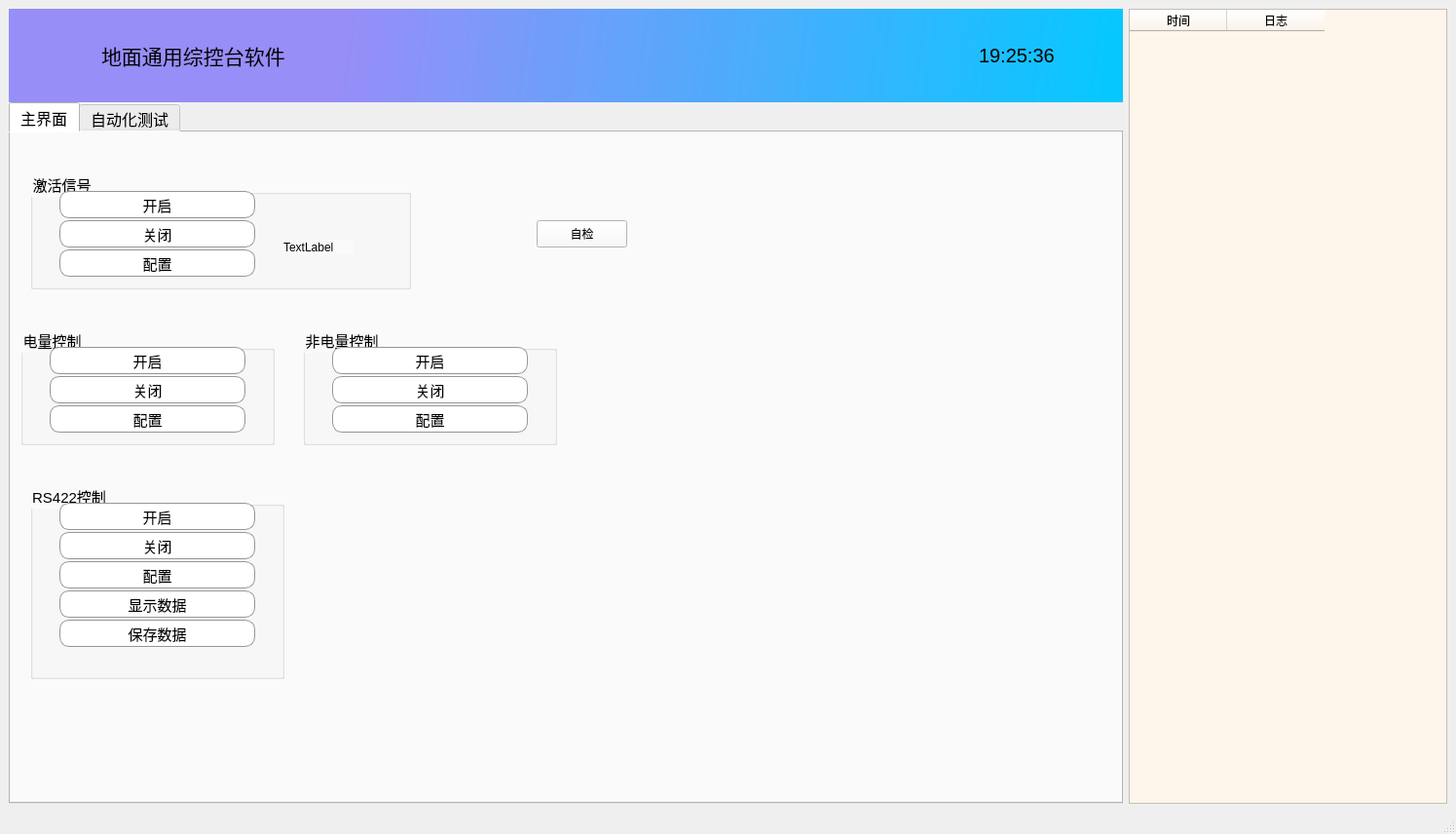
<?xml version="1.0" encoding="UTF-8"?>
<ui version="4.0">
 <class>CgeneralControlSoftwareClass</class>
 <widget class="QMainWindow" name="CgeneralControlSoftwareClass">
  <property name="geometry">
   <rect>
    <x>0</x>
    <y>0</y>
    <width>1495</width>
    <height>856</height>
   </rect>
  </property>
  <property name="windowTitle">
   <string>地面通用综控台软件</string>
  </property>
  <property name="windowIcon">
   <iconset>
    <normaloff>img/logo.png</normaloff>img/logo.png</iconset>
  </property>
  <widget class="QWidget" name="centralwidget">
   <layout class="QHBoxLayout" name="horizontalLayout_22" stretch="7,2">
    <item>
     <layout class="QVBoxLayout" name="verticalLayout_27" stretch="2,15">
      <property name="spacing">
       <number>0</number>
      </property>
      <item>
       <widget class="QWidget" name="widget" native="true">
        <property name="styleSheet">
         <string notr="true">#widget{
    background-color: qlineargradient(spread:pad, x1:0, y1:0, x2:1, y2:0, stop:0 rgba(83, 125, 179, 255), stop:1 rgba(255, 255, 255, 255));
	background-color: qlineargradient(spread:reflect, x1:0, y1:0, x2:1, y2:0.011, stop:0.305085 rgba(151, 142, 248, 255), stop:1 rgba(0, 199, 255, 250));}</string>
        </property>
        <layout class="QHBoxLayout" name="horizontalLayout_2" stretch="1,5,0,1">
         <item>
          <widget class="QWidget" name="widget_2" native="true">
           <property name="minimumSize">
            <size>
             <width>80</width>
             <height>60</height>
            </size>
           </property>
           <property name="maximumSize">
            <size>
             <width>80</width>
             <height>60</height>
            </size>
           </property>
           <property name="styleSheet">
            <string notr="true">border-image: url(:/新前缀/img/logo.png);</string>
           </property>
          </widget>
         </item>
         <item>
          <widget class="QLabel" name="label">
           <property name="font">
            <font>
             <family>新宋体</family>
             <pointsize>16</pointsize>
            </font>
           </property>
           <property name="styleSheet">
            <string notr="true"/>
           </property>
           <property name="text">
            <string>地面通用综控台软件</string>
           </property>
          </widget>
         </item>
         <item>
          <spacer name="horizontalSpacer">
           <property name="orientation">
            <enum>Qt::Horizontal</enum>
           </property>
           <property name="sizeHint" stdset="0">
            <size>
             <width>198</width>
             <height>28</height>
            </size>
           </property>
          </spacer>
         </item>
         <item>
          <layout class="QHBoxLayout" name="horizontalLayout">
           <item>
            <widget class="QLabel" name="label_2">
             <property name="font">
              <font>
               <pointsize>15</pointsize>
              </font>
             </property>
             <property name="text">
              <string>19:25:36</string>
             </property>
            </widget>
           </item>
          </layout>
         </item>
        </layout>
       </widget>
      </item>
      <item>
       <layout class="QHBoxLayout" name="horizontalLayout_23" stretch="0">
        <item>
         <widget class="QTabWidget" name="tabWidget">
          <property name="font">
           <font>
            <pointsize>12</pointsize>
           </font>
          </property>
          <property name="styleSheet">
           <string notr="true">
background-color: rgb(250, 250, 250);
</string>
          </property>
          <property name="currentIndex">
           <number>0</number>
          </property>
          <widget class="QWidget" name="tabMainWindow">
           <attribute name="title">
            <string>主界面</string>
           </attribute>
           <widget class="QGroupBox" name="groupBox">
            <property name="geometry">
             <rect>
              <x>300</x>
              <y>200</y>
              <width>261</width>
              <height>121</height>
             </rect>
            </property>
            <property name="font">
             <font>
              <pointsize>11</pointsize>
             </font>
            </property>
            <property name="styleSheet">
             <string notr="true">QPushButton{
	background-color: rgb(255, 255, 255);
	border-radius: 10px;
	
	border: 1px solid rgb(150,150,150);
	
}

QPushButton:hover {
	background-color: rgb(200, 200, 200);
}

 QPushButton:pressed
{
	background-color: rgb(255, 255, 255);
}</string>
            </property>
            <property name="title">
             <string>非电量控制</string>
            </property>
            <widget class="QPushButton" name="BtnNoElecCtlCfg">
             <property name="geometry">
              <rect>
               <x>30</x>
               <y>80</y>
               <width>201</width>
               <height>28</height>
              </rect>
             </property>
             <property name="font">
              <font>
               <pointsize>11</pointsize>
              </font>
             </property>
             <property name="text">
              <string>配置</string>
             </property>
            </widget>
            <widget class="QPushButton" name="BtnNoElecCtlOpen">
             <property name="geometry">
              <rect>
               <x>30</x>
               <y>20</y>
               <width>201</width>
               <height>28</height>
              </rect>
             </property>
             <property name="font">
              <font>
               <pointsize>11</pointsize>
              </font>
             </property>
             <property name="text">
              <string>开启</string>
             </property>
            </widget>
            <widget class="QPushButton" name="BtnNoElecCtlClose">
             <property name="geometry">
              <rect>
               <x>30</x>
               <y>50</y>
               <width>201</width>
               <height>28</height>
              </rect>
             </property>
             <property name="font">
              <font>
               <pointsize>11</pointsize>
              </font>
             </property>
             <property name="text">
              <string>关闭</string>
             </property>
            </widget>
           </widget>
           <widget class="QGroupBox" name="groupBox_2">
            <property name="geometry">
             <rect>
              <x>10</x>
              <y>200</y>
              <width>261</width>
              <height>121</height>
             </rect>
            </property>
            <property name="font">
             <font>
              <pointsize>11</pointsize>
             </font>
            </property>
            <property name="styleSheet">
             <string notr="true">QPushButton{
	background-color: rgb(255, 255, 255);
	border-radius: 10px;
	
	border: 1px solid rgb(150,150,150);
	
}

QPushButton:hover {
	background-color: rgb(200, 200, 200);
}

 QPushButton:pressed
{
	background-color: rgb(255, 255, 255);
}</string>
            </property>
            <property name="title">
             <string>电量控制</string>
            </property>
            <widget class="QPushButton" name="BtnElecCtlCfg">
             <property name="geometry">
              <rect>
               <x>30</x>
               <y>80</y>
               <width>201</width>
               <height>28</height>
              </rect>
             </property>
             <property name="font">
              <font>
               <pointsize>11</pointsize>
              </font>
             </property>
             <property name="text">
              <string>配置</string>
             </property>
            </widget>
            <widget class="QPushButton" name="BtnElecCtlOpen">
             <property name="geometry">
              <rect>
               <x>30</x>
               <y>20</y>
               <width>201</width>
               <height>28</height>
              </rect>
             </property>
             <property name="font">
              <font>
               <pointsize>11</pointsize>
              </font>
             </property>
             <property name="text">
              <string>开启</string>
             </property>
            </widget>
            <widget class="QPushButton" name="BtnElecCtlClose">
             <property name="geometry">
              <rect>
               <x>30</x>
               <y>50</y>
               <width>201</width>
               <height>28</height>
              </rect>
             </property>
             <property name="font">
              <font>
               <pointsize>11</pointsize>
              </font>
             </property>
             <property name="text">
              <string>关闭</string>
             </property>
            </widget>
           </widget>
           <widget class="QGroupBox" name="groupBox_3">
            <property name="geometry">
             <rect>
              <x>20</x>
              <y>360</y>
              <width>261</width>
              <height>201</height>
             </rect>
            </property>
            <property name="font">
             <font>
              <pointsize>11</pointsize>
             </font>
            </property>
            <property name="styleSheet">
             <string notr="true">QPushButton{
	background-color: rgb(255, 255, 255);
	border-radius: 10px;
	
	border: 1px solid rgb(150,150,150);
	
}

QPushButton:hover {
	background-color: rgb(200, 200, 200);
}

 QPushButton:pressed
{
	background-color: rgb(255, 255, 255);
}</string>
            </property>
            <property name="title">
             <string>RS422控制</string>
            </property>
            <widget class="QPushButton" name="BtnUartCtlCfg">
             <property name="geometry">
              <rect>
               <x>30</x>
               <y>80</y>
               <width>201</width>
               <height>28</height>
              </rect>
             </property>
             <property name="font">
              <font>
               <pointsize>11</pointsize>
              </font>
             </property>
             <property name="text">
              <string>配置</string>
             </property>
            </widget>
            <widget class="QPushButton" name="BtnUartCtlOpen">
             <property name="geometry">
              <rect>
               <x>30</x>
               <y>20</y>
               <width>201</width>
               <height>28</height>
              </rect>
             </property>
             <property name="font">
              <font>
               <pointsize>11</pointsize>
              </font>
             </property>
             <property name="text">
              <string>开启</string>
             </property>
            </widget>
            <widget class="QPushButton" name="BtnUartCtlClose">
             <property name="geometry">
              <rect>
               <x>30</x>
               <y>50</y>
               <width>201</width>
               <height>28</height>
              </rect>
             </property>
             <property name="font">
              <font>
               <pointsize>11</pointsize>
              </font>
             </property>
             <property name="text">
              <string>关闭</string>
             </property>
            </widget>
            <widget class="QPushButton" name="BtnUartCtlShowData">
             <property name="geometry">
              <rect>
               <x>30</x>
               <y>110</y>
               <width>201</width>
               <height>28</height>
              </rect>
             </property>
             <property name="font">
              <font>
               <pointsize>11</pointsize>
              </font>
             </property>
             <property name="text">
              <string>显示数据</string>
             </property>
            </widget>
            <widget class="QPushButton" name="BtnUartCtlSaveData">
             <property name="geometry">
              <rect>
               <x>30</x>
               <y>140</y>
               <width>201</width>
               <height>28</height>
              </rect>
             </property>
             <property name="font">
              <font>
               <pointsize>11</pointsize>
              </font>
             </property>
             <property name="text">
              <string>保存数据</string>
             </property>
            </widget>
           </widget>
           <widget class="QGroupBox" name="groupBox_4">
            <property name="geometry">
             <rect>
              <x>20</x>
              <y>40</y>
              <width>391</width>
              <height>121</height>
             </rect>
            </property>
            <property name="font">
             <font>
              <pointsize>11</pointsize>
             </font>
            </property>
            <property name="styleSheet">
             <string notr="true">QPushButton{
	background-color: rgb(255, 255, 255);
	border-radius: 10px;
	
	border: 1px solid rgb(150,150,150);
	
}

QPushButton:hover {
	background-color: rgb(200, 200, 200);
}

 QPushButton:pressed
{
	background-color: rgb(255, 255, 255);
}</string>
            </property>
            <property name="title">
             <string>激活信号</string>
            </property>
            <widget class="QPushButton" name="BtnActiveSignalCfg">
             <property name="geometry">
              <rect>
               <x>30</x>
               <y>80</y>
               <width>201</width>
               <height>28</height>
              </rect>
             </property>
             <property name="font">
              <font>
               <pointsize>11</pointsize>
              </font>
             </property>
             <property name="text">
              <string>配置</string>
             </property>
            </widget>
            <widget class="QPushButton" name="BtnActiveSignalOpen">
             <property name="geometry">
              <rect>
               <x>30</x>
               <y>20</y>
               <width>201</width>
               <height>28</height>
              </rect>
             </property>
             <property name="font">
              <font>
               <pointsize>11</pointsize>
              </font>
             </property>
             <property name="styleSheet">
              <string notr="true">QPushButton{
	background-color: rgb(255, 255, 255);
	border-radius: 10px;
}

QPushButton:hover {
	background-color: rgb(200, 200, 200);
}

 QPushButton:pressed
{
	background-color: rgb(255, 255, 255);
}</string>
             </property>
             <property name="text">
              <string>开启</string>
             </property>
            </widget>
            <widget class="QPushButton" name="BtnActiveSignalClose">
             <property name="geometry">
              <rect>
               <x>30</x>
               <y>50</y>
               <width>201</width>
               <height>28</height>
              </rect>
             </property>
             <property name="font">
              <font>
               <pointsize>11</pointsize>
              </font>
             </property>
             <property name="text">
              <string>关闭</string>
             </property>
            </widget>
            <widget class="QLabel" name="label_4">
             <property name="geometry">
              <rect>
               <x>260</x>
               <y>70</y>
               <width>72</width>
               <height>15</height>
              </rect>
             </property>
             <property name="text">
              <string>TextLabel</string>
             </property>
            </widget>
           </widget>
           <widget class="QPushButton" name="BtnSelfCheck">
            <property name="geometry">
             <rect>
              <x>540</x>
              <y>90</y>
              <width>93</width>
              <height>28</height>
             </rect>
            </property>
            <property name="text">
             <string>自检</string>
            </property>
           </widget>
          </widget>
          <widget class="QWidget" name="tabAutoTestWindow">
           <attribute name="title">
            <string>自动化测试</string>
           </attribute>
           <widget class="QTabWidget" name="tabWidget_2">
            <property name="geometry">
             <rect>
              <x>10</x>
              <y>10</y>
              <width>1051</width>
              <height>641</height>
             </rect>
            </property>
            <property name="font">
             <font>
              <pointsize>12</pointsize>
             </font>
            </property>
            <property name="currentIndex">
             <number>0</number>
            </property>
            <widget class="QWidget" name="timelyCmp">
             <attribute name="title">
              <string>实时比对</string>
             </attribute>
             <widget class="QWidget" name="widget_4" native="true">
              <property name="geometry">
               <rect>
                <x>290</x>
                <y>10</y>
                <width>741</width>
                <height>511</height>
               </rect>
              </property>
              <widget class="QGroupBox" name="groupBox_8">
               <property name="geometry">
                <rect>
                 <x>10</x>
                 <y>10</y>
                 <width>361</width>
                 <height>261</height>
                </rect>
               </property>
               <property name="title">
                <string>数据源1</string>
               </property>
               <widget class="QTableWidget" name="tableWidget_2">
                <property name="geometry">
                 <rect>
                  <x>10</x>
                  <y>20</y>
                  <width>256</width>
                  <height>192</height>
                 </rect>
                </property>
                <property name="rowCount">
                 <number>10</number>
                </property>
                <property name="columnCount">
                 <number>10</number>
                </property>
                <row/>
                <row/>
                <row/>
                <row/>
                <row/>
                <row/>
                <row/>
                <row/>
                <row/>
                <row/>
                <column/>
                <column/>
                <column/>
                <column/>
                <column/>
                <column/>
                <column/>
                <column/>
                <column/>
                <column/>
               </widget>
               <widget class="QPushButton" name="pushButton_24">
                <property name="geometry">
                 <rect>
                  <x>280</x>
                  <y>30</y>
                  <width>61</width>
                  <height>28</height>
                 </rect>
                </property>
                <property name="text">
                 <string>配置</string>
                </property>
               </widget>
               <widget class="QPushButton" name="pushButton_27">
                <property name="geometry">
                 <rect>
                  <x>280</x>
                  <y>70</y>
                  <width>61</width>
                  <height>28</height>
                 </rect>
                </property>
                <property name="text">
                 <string>显图</string>
                </property>
               </widget>
              </widget>
              <widget class="QGroupBox" name="groupBox_9">
               <property name="geometry">
                <rect>
                 <x>390</x>
                 <y>20</y>
                 <width>351</width>
                 <height>251</height>
                </rect>
               </property>
               <property name="title">
                <string>数据源2</string>
               </property>
               <widget class="QTableWidget" name="tableWidget_3">
                <property name="geometry">
                 <rect>
                  <x>10</x>
                  <y>20</y>
                  <width>256</width>
                  <height>192</height>
                 </rect>
                </property>
                <property name="rowCount">
                 <number>10</number>
                </property>
                <property name="columnCount">
                 <number>10</number>
                </property>
                <row/>
                <row/>
                <row/>
                <row/>
                <row/>
                <row/>
                <row/>
                <row/>
                <row/>
                <row/>
                <column/>
                <column/>
                <column/>
                <column/>
                <column/>
                <column/>
                <column/>
                <column/>
                <column/>
                <column/>
               </widget>
               <widget class="QPushButton" name="pushButton_28">
                <property name="geometry">
                 <rect>
                  <x>280</x>
                  <y>30</y>
                  <width>61</width>
                  <height>28</height>
                 </rect>
                </property>
                <property name="text">
                 <string>配置</string>
                </property>
               </widget>
               <widget class="QPushButton" name="pushButton_29">
                <property name="geometry">
                 <rect>
                  <x>280</x>
                  <y>70</y>
                  <width>61</width>
                  <height>28</height>
                 </rect>
                </property>
                <property name="text">
                 <string>显图</string>
                </property>
               </widget>
              </widget>
             </widget>
             <widget class="QWidget" name="layoutWidget">
              <property name="geometry">
               <rect>
                <x>11</x>
                <y>11</y>
                <width>261</width>
                <height>561</height>
               </rect>
              </property>
              <layout class="QVBoxLayout" name="verticalLayout_3">
               <item>
                <widget class="QGroupBox" name="groupBox_5">
                 <property name="font">
                  <font>
                   <pointsize>11</pointsize>
                  </font>
                 </property>
                 <property name="styleSheet">
                  <string notr="true">QPushButton{
	background-color: rgb(255, 255, 255);
	border-radius: 10px;
	
	border: 1px solid rgb(150,150,150);
	
}

QPushButton:hover {
	background-color: rgb(200, 200, 200);
}

 QPushButton:pressed
{
	background-color: rgb(255, 255, 255);
}</string>
                 </property>
                 <property name="title">
                  <string>操作区</string>
                 </property>
                 <layout class="QVBoxLayout" name="verticalLayout">
                  <item>
                   <widget class="QPushButton" name="btnTimelyLoadRule">
                    <property name="minimumSize">
                     <size>
                      <width>0</width>
                      <height>28</height>
                     </size>
                    </property>
                    <property name="font">
                     <font>
                      <pointsize>11</pointsize>
                     </font>
                    </property>
                    <property name="text">
                     <string>加载规则</string>
                    </property>
                   </widget>
                  </item>
                  <item>
                   <widget class="QPushButton" name="btnTimelyStartCmp">
                    <property name="minimumSize">
                     <size>
                      <width>0</width>
                      <height>28</height>
                     </size>
                    </property>
                    <property name="font">
                     <font>
                      <pointsize>11</pointsize>
                     </font>
                    </property>
                    <property name="text">
                     <string>开始比对</string>
                    </property>
                   </widget>
                  </item>
                  <item>
                   <widget class="QPushButton" name="btnTimelyEndCmp">
                    <property name="minimumSize">
                     <size>
                      <width>0</width>
                      <height>28</height>
                     </size>
                    </property>
                    <property name="font">
                     <font>
                      <pointsize>11</pointsize>
                     </font>
                    </property>
                    <property name="text">
                     <string>结束比对</string>
                    </property>
                   </widget>
                  </item>
                  <item>
                   <widget class="QPushButton" name="btnTimelyResultDir">
                    <property name="minimumSize">
                     <size>
                      <width>0</width>
                      <height>28</height>
                     </size>
                    </property>
                    <property name="font">
                     <font>
                      <pointsize>11</pointsize>
                     </font>
                    </property>
                    <property name="text">
                     <string>结果目录</string>
                    </property>
                   </widget>
                  </item>
                  <item>
                   <layout class="QHBoxLayout" name="horizontalLayout_3">
                    <item>
                     <widget class="QLabel" name="label_3">
                      <property name="font">
                       <font>
                        <pointsize>11</pointsize>
                       </font>
                      </property>
                      <property name="text">
                       <string>数据刷新周期：</string>
                      </property>
                     </widget>
                    </item>
                    <item>
                     <widget class="QSpinBox" name="spinbtnTimelyDataFreshTime">
                      <property name="suffix">
                       <string> ms</string>
                      </property>
                      <property name="prefix">
                       <string/>
                      </property>
                      <property name="value">
                       <number>50</number>
                      </property>
                     </widget>
                    </item>
                   </layout>
                  </item>
                  <item>
                   <layout class="QHBoxLayout" name="horizontalLayout_5">
                    <item>
                     <widget class="QLabel" name="label_5">
                      <property name="font">
                       <font>
                        <pointsize>11</pointsize>
                       </font>
                      </property>
                      <property name="text">
                       <string>每轮持续时间：</string>
                      </property>
                     </widget>
                    </item>
                    <item>
                     <widget class="QSpinBox" name="spinbtnTimelyCircleLastTime">
                      <property name="suffix">
                       <string> s</string>
                      </property>
                      <property name="prefix">
                       <string/>
                      </property>
                      <property name="value">
                       <number>60</number>
                      </property>
                     </widget>
                    </item>
                   </layout>
                  </item>
                  <item>
                   <layout class="QHBoxLayout" name="horizontalLayout_7">
                    <item>
                     <widget class="QLabel" name="label_7">
                      <property name="font">
                       <font>
                        <pointsize>11</pointsize>
                       </font>
                      </property>
                      <property name="text">
                       <string>每轮间隔时间：</string>
                      </property>
                     </widget>
                    </item>
                    <item>
                     <widget class="QSpinBox" name="spinbtnTimelyIntervalTime">
                      <property name="suffix">
                       <string> ms</string>
                      </property>
                      <property name="prefix">
                       <string/>
                      </property>
                      <property name="maximum">
                       <number>500000</number>
                      </property>
                      <property name="value">
                       <number>2000</number>
                      </property>
                     </widget>
                    </item>
                   </layout>
                  </item>
                 </layout>
                </widget>
               </item>
               <item>
                <widget class="QGroupBox" name="groupBoxCmpTip">
                 <property name="minimumSize">
                  <size>
                   <width>0</width>
                   <height>100</height>
                  </size>
                 </property>
                 <property name="font">
                  <font>
                   <pointsize>11</pointsize>
                  </font>
                 </property>
                 <property name="title">
                  <string>比对流程提示</string>
                 </property>
                </widget>
               </item>
               <item>
                <widget class="QGroupBox" name="groupBox_6">
                 <property name="font">
                  <font>
                   <pointsize>11</pointsize>
                  </font>
                 </property>
                 <property name="styleSheet">
                  <string notr="true">QPushButton{
	background-color: rgb(255, 255, 255);
	border-radius: 10px;
	
	border: 1px solid rgb(150,150,150);
	
}

QPushButton:hover {
	background-color: rgb(200, 200, 200);
}

 QPushButton:pressed
{
	background-color: rgb(255, 255, 255);
}</string>
                 </property>
                 <property name="title">
                  <string>数据回放</string>
                 </property>
                 <layout class="QVBoxLayout" name="verticalLayout_2">
                  <item>
                   <widget class="QComboBox" name="combFileSelect">
                    <property name="minimumSize">
                     <size>
                      <width>0</width>
                      <height>28</height>
                     </size>
                    </property>
                   </widget>
                  </item>
                  <item>
                   <widget class="QPushButton" name="btnFileSelect">
                    <property name="minimumSize">
                     <size>
                      <width>0</width>
                      <height>28</height>
                     </size>
                    </property>
                    <property name="font">
                     <font>
                      <pointsize>11</pointsize>
                     </font>
                    </property>
                    <property name="text">
                     <string>选择回放文件</string>
                    </property>
                   </widget>
                  </item>
                  <item>
                   <layout class="QHBoxLayout" name="horizontalLayout_8">
                    <item>
                     <widget class="QLabel" name="label_8">
                      <property name="font">
                       <font>
                        <pointsize>11</pointsize>
                       </font>
                      </property>
                      <property name="text">
                       <string>回放帧数：</string>
                      </property>
                     </widget>
                    </item>
                    <item>
                     <widget class="QSpinBox" name="spinFrameSelect">
                      <property name="minimumSize">
                       <size>
                        <width>0</width>
                        <height>28</height>
                       </size>
                      </property>
                      <property name="suffix">
                       <string>帧</string>
                      </property>
                      <property name="prefix">
                       <string>第</string>
                      </property>
                      <property name="maximum">
                       <number>100000</number>
                      </property>
                      <property name="value">
                       <number>1</number>
                      </property>
                     </widget>
                    </item>
                   </layout>
                  </item>
                  <item>
                   <widget class="QPushButton" name="btnDataPlayback">
                    <property name="minimumSize">
                     <size>
                      <width>0</width>
                      <height>28</height>
                     </size>
                    </property>
                    <property name="font">
                     <font>
                      <pointsize>11</pointsize>
                     </font>
                    </property>
                    <property name="text">
                     <string>开始回放</string>
                    </property>
                   </widget>
                  </item>
                 </layout>
                </widget>
               </item>
              </layout>
             </widget>
            </widget>
            <widget class="QWidget" name="fileCmp">
             <attribute name="title">
              <string>文件比对</string>
             </attribute>
             <widget class="QTableWidget" name="tableFileCmpLogWindow">
              <property name="geometry">
               <rect>
                <x>260</x>
                <y>40</y>
                <width>701</width>
                <height>221</height>
               </rect>
              </property>
              <column>
               <property name="text">
                <string>时间</string>
               </property>
              </column>
              <column>
               <property name="text">
                <string>信息</string>
               </property>
              </column>
             </widget>
             <widget class="QTableWidget" name="tablebtnFileCmpDataShow">
              <property name="geometry">
               <rect>
                <x>20</x>
                <y>300</y>
                <width>941</width>
                <height>221</height>
               </rect>
              </property>
              <property name="rowCount">
               <number>10</number>
              </property>
              <property name="columnCount">
               <number>10</number>
              </property>
              <row/>
              <row/>
              <row/>
              <row/>
              <row/>
              <row/>
              <row/>
              <row/>
              <row/>
              <row/>
              <column/>
              <column/>
              <column/>
              <column/>
              <column/>
              <column/>
              <column/>
              <column/>
              <column/>
              <column/>
             </widget>
             <widget class="QGroupBox" name="groupBox_12">
              <property name="geometry">
               <rect>
                <x>11</x>
                <y>11</y>
                <width>221</width>
                <height>245</height>
               </rect>
              </property>
              <property name="font">
               <font>
                <pointsize>11</pointsize>
               </font>
              </property>
              <property name="styleSheet">
               <string notr="true">QPushButton{
	background-color: rgb(255, 255, 255);
	border-radius: 10px;
	
	border: 1px solid rgb(150,150,150);
	
}

QPushButton:hover {
	background-color: rgb(200, 200, 200);
}

 QPushButton:pressed
{
	background-color: rgb(255, 255, 255);
}</string>
              </property>
              <property name="title">
               <string>操作区</string>
              </property>
              <layout class="QVBoxLayout" name="verticalLayout_4">
               <item>
                <widget class="QPushButton" name="btnFileCmpLoadRule">
                 <property name="minimumSize">
                  <size>
                   <width>0</width>
                   <height>28</height>
                  </size>
                 </property>
                 <property name="font">
                  <font>
                   <pointsize>11</pointsize>
                  </font>
                 </property>
                 <property name="text">
                  <string>加载规则</string>
                 </property>
                </widget>
               </item>
               <item>
                <widget class="QPushButton" name="btnFileCmpStartCmp">
                 <property name="minimumSize">
                  <size>
                   <width>0</width>
                   <height>28</height>
                  </size>
                 </property>
                 <property name="font">
                  <font>
                   <pointsize>11</pointsize>
                  </font>
                 </property>
                 <property name="text">
                  <string>开始比对</string>
                 </property>
                </widget>
               </item>
               <item>
                <widget class="QPushButton" name="btnFileCmpEndCmp">
                 <property name="minimumSize">
                  <size>
                   <width>0</width>
                   <height>28</height>
                  </size>
                 </property>
                 <property name="font">
                  <font>
                   <pointsize>11</pointsize>
                  </font>
                 </property>
                 <property name="text">
                  <string>结束比对</string>
                 </property>
                </widget>
               </item>
               <item>
                <widget class="QPushButton" name="btnFileCmpSetRule">
                 <property name="minimumSize">
                  <size>
                   <width>0</width>
                   <height>28</height>
                  </size>
                 </property>
                 <property name="font">
                  <font>
                   <pointsize>11</pointsize>
                  </font>
                 </property>
                 <property name="text">
                  <string>设置规则</string>
                 </property>
                </widget>
               </item>
               <item>
                <widget class="QPushButton" name="btnFileSaveLog">
                 <property name="minimumSize">
                  <size>
                   <width>0</width>
                   <height>28</height>
                  </size>
                 </property>
                 <property name="font">
                  <font>
                   <pointsize>11</pointsize>
                  </font>
                 </property>
                 <property name="text">
                  <string>保存日志</string>
                 </property>
                </widget>
               </item>
               <item>
                <widget class="QPushButton" name="btnFileCmpClearLog">
                 <property name="minimumSize">
                  <size>
                   <width>0</width>
                   <height>28</height>
                  </size>
                 </property>
                 <property name="font">
                  <font>
                   <pointsize>11</pointsize>
                  </font>
                 </property>
                 <property name="text">
                  <string>清空日志</string>
                 </property>
                </widget>
               </item>
              </layout>
             </widget>
            </widget>
           </widget>
           <widget class="QWidget" name="widget_3" native="true">
            <property name="geometry">
             <rect>
              <x>1056</x>
              <y>11</y>
              <width>16</width>
              <height>632</height>
             </rect>
            </property>
           </widget>
          </widget>
         </widget>
        </item>
       </layout>
      </item>
     </layout>
    </item>
    <item>
     <widget class="QWidget" name="widget_5" native="true">
      <property name="styleSheet">
       <string notr="true">background-color: rgb(255, 246, 235);</string>
      </property>
      <layout class="QVBoxLayout" name="verticalLayout_5">
       <property name="leftMargin">
        <number>0</number>
       </property>
       <property name="topMargin">
        <number>0</number>
       </property>
       <property name="rightMargin">
        <number>0</number>
       </property>
       <property name="bottomMargin">
        <number>0</number>
       </property>
       <item>
        <widget class="QTableWidget" name="tableWidget">
         <property name="font">
          <font>
           <pointsize>12</pointsize>
          </font>
         </property>
         <property name="showGrid">
          <bool>true</bool>
         </property>
         <property name="gridStyle">
          <enum>Qt::SolidLine</enum>
         </property>
         <column>
          <property name="text">
           <string>时间</string>
          </property>
         </column>
         <column>
          <property name="text">
           <string>日志</string>
          </property>
         </column>
        </widget>
       </item>
      </layout>
     </widget>
    </item>
   </layout>
  </widget>
  <widget class="QMenuBar" name="menubar">
   <property name="geometry">
    <rect>
     <x>0</x>
     <y>0</y>
     <width>1495</width>
     <height>26</height>
    </rect>
   </property>
  </widget>
  <widget class="QStatusBar" name="statusbar"/>
 </widget>
 <resources>
  <include location="CgeneralControlSoftware.qrc"/>
 </resources>
 <connections/>
</ui>
